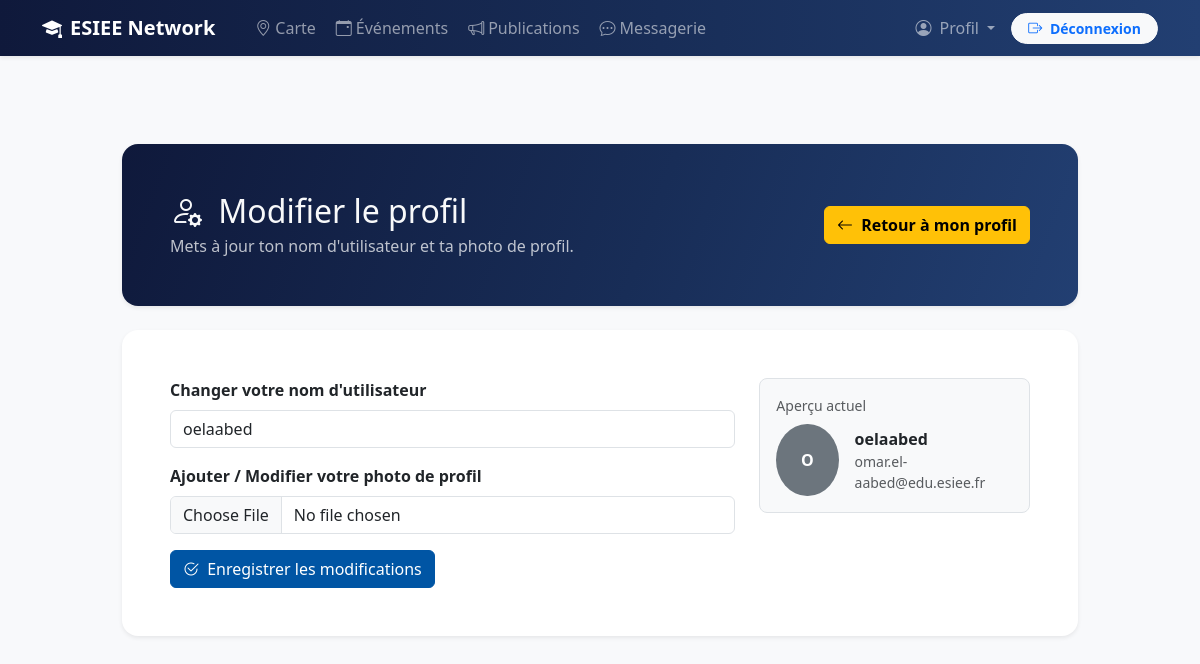
/profile/ (signed in), run on the app's committed database.
### users/models.py (models this page shows, shortened)
class User(AbstractUser):
    email = models.EmailField(unique=True)
    profile_image = models.ImageField(
        upload_to="profiles/",
        blank=True,
        null=True,
        verbose_name="Photo de profil",
    )

### users/views.py (the view)
# urls.py: path('profile/', views.profile, name='profile'),
@login_required
def profile(request):
    if request.method == 'POST':
        form = ProfileForm(request.POST, request.FILES, instance=request.user)
        if form.is_valid():
            form.save()
            messages.success(request, "Profil mis a jour avec succes.")
            return redirect('users:my_profile')
    else:
        form = ProfileForm(instance=request.user)
    return render(request, 'users/profile.html', {'form': form})

### users/forms.py
class ProfileForm(forms.ModelForm):
    username = forms.CharField(
        label="Changer votre nom d'utilisateur",
        max_length=150,
        widget=forms.TextInput(
            attrs={
                "class": "form-control",
                "placeholder": "Entrez votre nouveau nom d'utilisateur",
            }
        ),
    )
    profile_image = forms.ImageField(
        label="Ajouter / Modifier votre photo de profil",
        required=False,
        widget=forms.FileInput(
            attrs={
                "class": "form-control",
            }
        ),
    )
    class Meta:
        model = User
        fields = ["username", "profile_image"]

### templates/users/profile.html (shortened to what this page needs)
{% extends "base.html" %}
{% block content %}
<div class="container py-4 py-lg-5" style="max-width: 980px;">
  <div class="card border-0 shadow-sm rounded-4 overflow-hidden mb-4">
    <div class="text-light p-4 p-md-5" style="background: linear-gradient(110deg, #0f193b 0%, #182d57 55%, #223f72 100%);">
      <div class="d-flex flex-column flex-md-row justify-content-between align-items-md-center gap-3">
        <div>
          <h1 class="h2 mb-1">
            <i class="bi bi-person-gear me-2"></i>
            Modifier le profil
          </h1>
          <p class="mb-0 opacity-75">Mets &agrave; jour ton nom d'utilisateur et ta photo de profil.</p>
        </div>
        <a href="{% url 'users:my_profile' %}" class="btn btn-warning fw-semibold">
          <i class="bi bi-arrow-left me-1"></i>
          Retour &agrave; mon profil
        </a>
      </div>
    </div>
  </div>
  <div class="card border-0 shadow-sm rounded-4">
    <div class="card-body p-4 p-md-5">
      <form method="post" enctype="multipart/form-data" novalidate>
        <div class="row g-4 align-items-start">
          <div class="col-md-8">
            <div class="mb-3">
              <label for="{{ form.username.id_for_label }}" class="form-label fw-semibold">
                {{ form.username.label }}
              </label>
              {{ form.username }}
            </div>
            <div class="mb-3">
              <label for="{{ form.profile_image.id_for_label }}" class="form-label fw-semibold">
                {{ form.profile_image.label }}
              </label>
              {{ form.profile_image }}
            </div>
            <button type="submit" class="btn btn-primary">
              <i class="bi bi-check2-circle me-1"></i>
              Enregistrer les modifications
            </button>
          </div>
          <div class="col-md-4">
            <div class="border rounded-3 p-3 bg-body-tertiary h-100">
              <p class="small text-muted mb-2">Aper&ccedil;u actuel</p>
              <div class="d-flex align-items-center gap-3">
                {% if request.user.profile_image %}
                  <img
                    src="{{ request.user.profile_image.url }}"
                    alt="Photo de profil actuelle"
                    class="rounded-circle border"
                    style="width:72px; height:72px; object-fit:cover;"
                  >
                {% else %}
                  <div class="rounded-circle bg-secondary text-white d-flex align-items-center justify-content-center fw-bold" style="width:72px; height:72px;">
                    {{ request.user.username|first|upper }}
                  </div>
                {% endif %}
                <div>
                  <div class="fw-semibold">{{ request.user.username }}</div>
                  <div class="small text-muted">{{ request.user.email }}</div>
                </div>
              </div>
            </div>
          </div>
        </div>
      </form>
    </div>
  </div>
</div>
{% endblock %}

### static/style.css (style rules this page uses)
:root { --esiee-blue:#0055A4; --esiee-blue-dark:#003d7a; --esiee-light:#f8f9fb; --esiee-gray:#6c757d; }
body { background:var(--esiee-light); }
.btn-primary { background:var(--esiee-blue);border-color:var(--esiee-blue); }
a { color:var(--esiee-blue); }
.card { border-radius:12px; }

### templates/base.html (style rules this page uses)
body { padding-top: 72px; }

### data on the page
User: username "oelaabed", user.username|first "O", user.username "oelaabed", user.email "omar.el-aabed@edu.esiee.fr"
